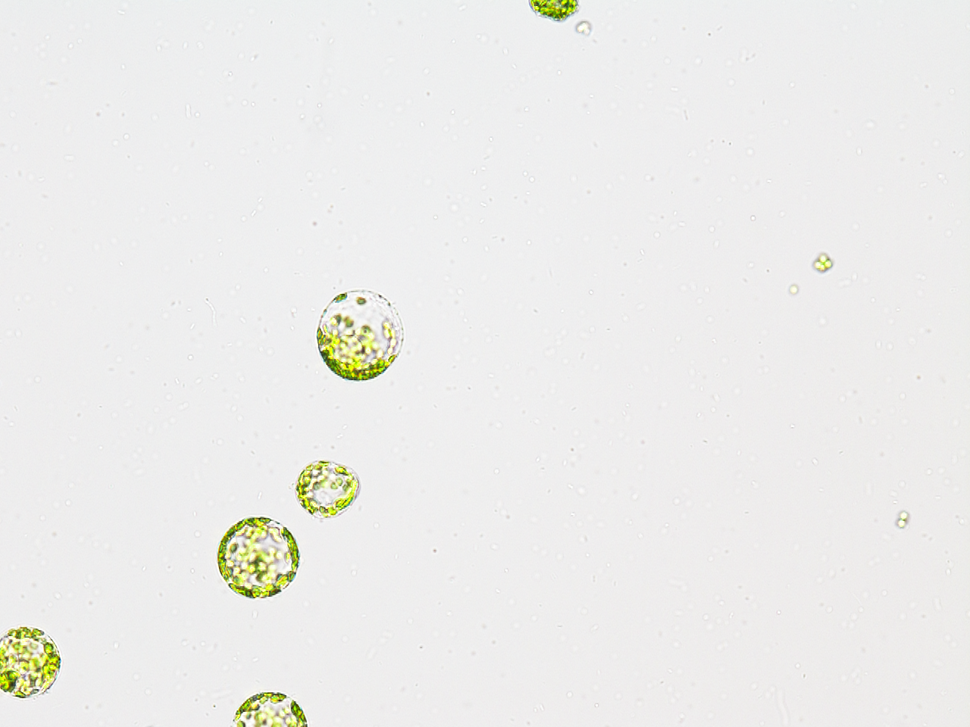
#> input picture ConstructoA0024.tif, 970 x 727 px, shrunk from 1280 x 960 before the run
$ python Prueba3.py
#> lines starting #> are read from the running program, lines starting #| are printed output that depends on the picture
# -*- coding: utf-8 -*-
"""
Created on Tue Dec  5 15:59:15 2017

@author: Teoric
"""

from skimage import io #Importar libreria para importar imagen
from skimage import img_as_float #para transformar una imagen a valores entre 0 y 1
from skimage.color import rgb2gray #para pasar una imagen a escala de grises
import matplotlib.pyplot as plt #Importar libreria para graficos
import scipy.ndimage as ndi #para hacer el median filter sin alterar la foto en calidad, el de skimage si lo hace
from skimage import exposure #para el histograma del codigo
from skimage import filters #filtro otsu

foto = io.imread("ConstructoA0024.tif")
#> foto is the input picture: shape (727, 970, 3); mean R, G, B 236.5, 236.3, 234.4
foto2 = img_as_float(foto)
foto3 = rgb2gray (foto2)
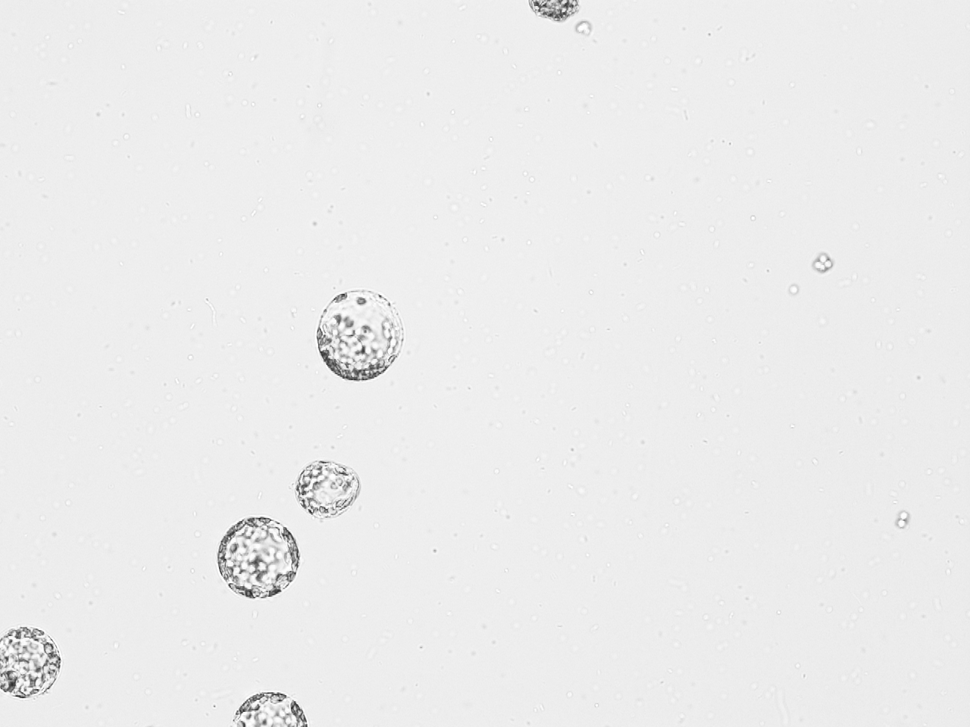
#> foto3: shape (727, 970) float64; min 0.11, max 1, mean 0.926
foto4 = ndi.median_filter (foto3, size=9)

#Filtros Otsu

#thres3 = filters.threshold_otsu(foto3)
#thres4 = filters.threshold_otsu(foto4)

#Filtros Triangle Anda mucho mejor! Encuentra lo que manualmente encuentras con el histograma

thres3t = filters.threshold_triangle (foto3)
#> thres3t = 0.911
thres4t = filters.threshold_triangle (foto4)
#> thres4t = 0.919

histograma = exposure.histogram(foto3)
histograma2 = exposure.histogram(foto4)
#plt.plot (histograma[1][215:255],histograma[0][215:255]) #para graficar
#plt.plot (histograma2[1][225:240],histograma2[0][225:240])


thres5 =0.92 #valor obtenido por inspeccion visual del histograma

ig, ax = plt.subplots(3, 3, figsize=(20, 20))

ax[0,0].imshow(foto2, cmap=plt.cm.gray)
ax[0,0].set_title('Original Color')

ax[0,1].imshow(foto3, cmap=plt.cm.gray)
ax[0,1].set_title('Original Grises')

ax[0,2].imshow(foto4, cmap=plt.cm.gray)
ax[0,2].set_title('Original Grises + Median')

ax[1,0].imshow(foto3, cmap=plt.cm.gray)
#ax[1,0].set_title('Original Grises + Otsu Color')

ax[1,1].imshow(foto3 < thres3t, cmap=plt.cm.gray)
#ax[1,1].set_title('Original Grises + Otsu Grises')

ax[1,2].imshow(foto3 < thres4t, cmap=plt.cm.gray)
#ax[1,2].set_title('Original Grises + Otsu Median')

ax[2,0].imshow(foto4, cmap=plt.cm.gray)
#ax[2,0].set_title('Original G/M + Otsu Color')

ax[2,1].imshow(foto4 < thres3t, cmap=plt.cm.gray)
#ax[2,1].set_title('Original G/M + Otsu Grises')

ax[2,2].imshow(foto4 < thres4t, cmap=plt.cm.gray)
#ax[2,2].set_title('Original G/M + Otsu Median')


#Going further: Otsu thresholding with adaptative threshold. For images with non-uniform illumination, it is possible to extend Otsu's method to the case for which different thresholds are used in different regions of space.
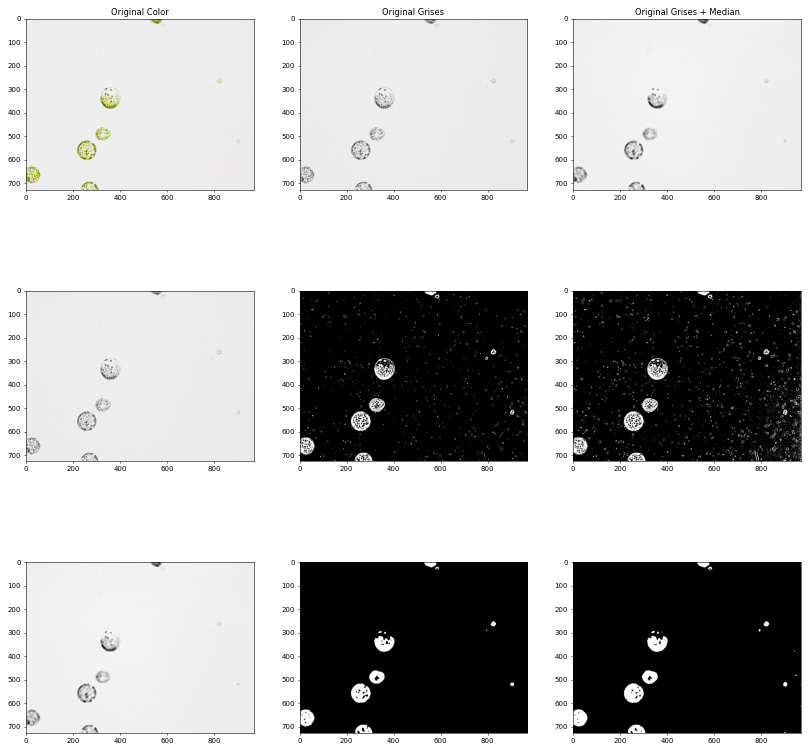
#> figure drawn by matplotlib, 9 panels
